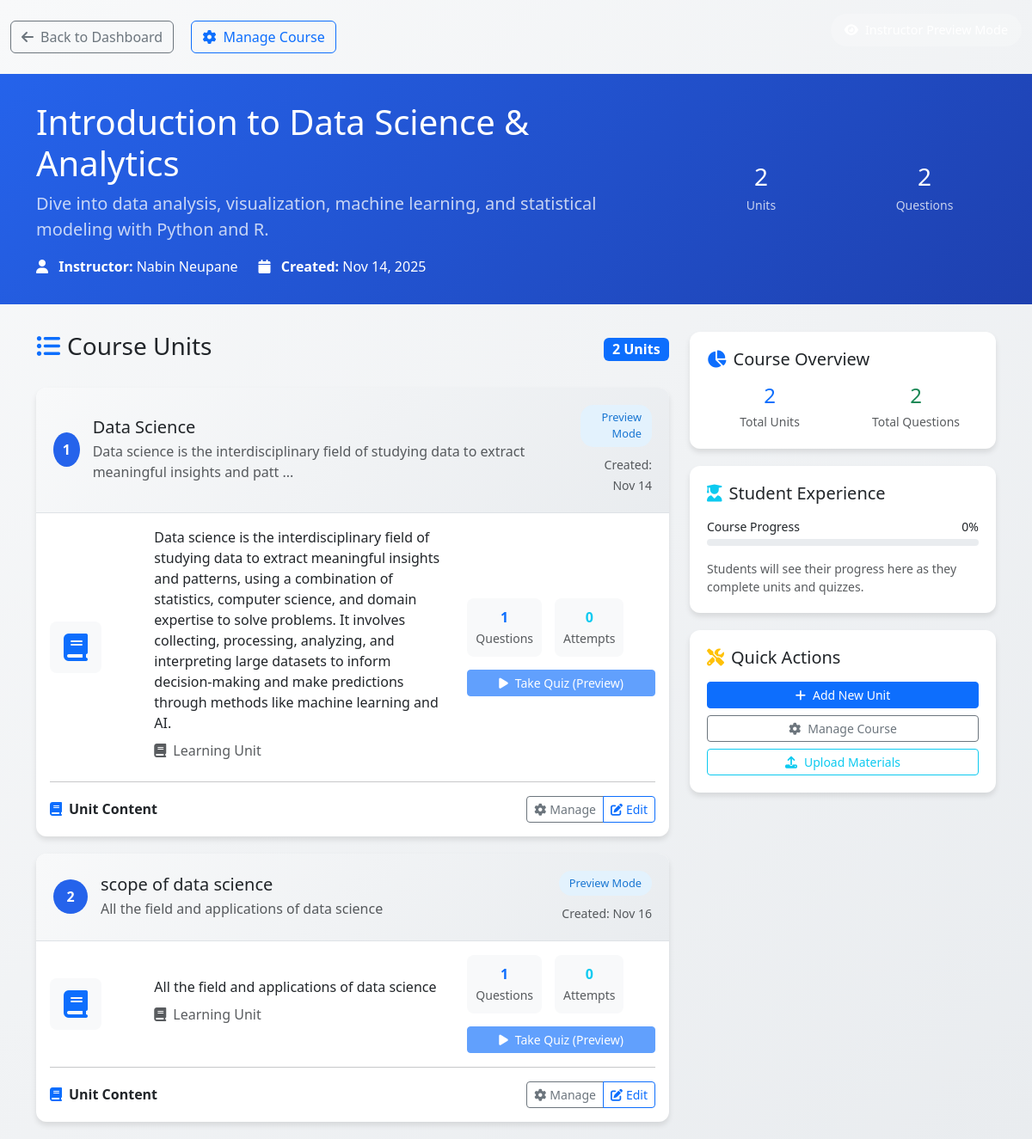
/Instructor/preview_course.php?course_id=3 (signed in), run on the app's committed database.
### tables this page shows
CREATE TABLE `courses` (
  `course_id` int(11) NOT NULL,
  `instructor_id` int(11) NOT NULL,
  `category_id` int(11) DEFAULT NULL,
  `title` varchar(200) NOT NULL,
  `description` text DEFAULT NULL,
  `short_description` varchar(500) DEFAULT NULL,
  `thumbnail` varchar(255) DEFAULT NULL,
  `price` decimal(10,2) DEFAULT 0.00,
  `duration_hours` int(11) DEFAULT NULL,
  `difficulty_level` enum('beginner','intermediate','advanced') DEFAULT 'beginner',
  `status` enum('draft','published','archived') DEFAULT 'draft',
  `featured` tinyint(1) DEFAULT 0,
  `created_at` timestamp NOT NULL DEFAULT current_timestamp(),
  `updated_at` timestamp NOT NULL DEFAULT current_timestamp() ON UPDATE current_timestamp()
);

CREATE TABLE `instructor` (
  `instructor_id` int(11) NOT NULL,
  `name` varchar(100) NOT NULL,
  `email` varchar(150) NOT NULL,
  `password` varchar(255) NOT NULL,
  `phone` varchar(20) DEFAULT NULL,
  `bio` text DEFAULT NULL,
  `expertise` varchar(255) DEFAULT NULL,
  `profile_image` varchar(255) DEFAULT NULL,
  `status` enum('active','inactive','suspended') DEFAULT 'active',
  `created_at` timestamp NOT NULL DEFAULT current_timestamp(),
  `updated_at` timestamp NOT NULL DEFAULT current_timestamp() ON UPDATE current_timestamp()
);

CREATE TABLE `course_units` (
  `unit_id` int(11) NOT NULL,
  `course_id` int(11) NOT NULL,
  `title` varchar(200) NOT NULL,
  `description` text DEFAULT NULL,
  `order_index` int(11) DEFAULT 0,
  `created_at` timestamp NOT NULL DEFAULT current_timestamp()
);

### Instructor/preview_course.php (the view, shortened to what this page needs)
<?php
$db = getDB();
$instructor_id = $_SESSION['user_id'];
$course_id = isset($_GET['course_id']) ? (int)$_GET['course_id'] : 0;
$courseCheck = $db->prepare("
    SELECT c.*, i.name as instructor_name
    FROM courses c
    LEFT JOIN instructor i ON c.instructor_id = i.instructor_id
    WHERE c.course_id = ? AND c.instructor_id = ?
");
$courseCheck->bind_param("ii", $course_id, $instructor_id);
$courseCheck->execute();
$courseResult = $courseCheck->get_result();
$course = $courseResult->fetch_assoc();
$units = [];
$unitsStmt = $db->prepare("
    SELECT
        cu.unit_id,
        cu.title,
        cu.description,
        cu.created_at,
        COUNT(DISTINCT uq.question_id) as question_count
    FROM course_units cu
    LEFT JOIN unit_questions uq ON cu.unit_id = uq.unit_id AND uq.is_active = 1
    WHERE cu.course_id = ?
    GROUP BY cu.unit_id
    ORDER BY cu.created_at ASC
");
if ($unitsStmt) {
    $unitsStmt->bind_param("i", $course_id);
    $unitsStmt->execute();
    $result = $unitsStmt->get_result();
    while ($row = $result->fetch_assoc()) {
        $units[] = $row;
    }
}
$totalUnits = count($units);
$totalQuestions = array_sum(array_column($units, 'question_count'));
?>
<!DOCTYPE html>
<html lang="en">
<head>
    <link href="https://cdn.jsdelivr.net/npm/bootstrap@5.3.3/dist/css/bootstrap.min.css" rel="stylesheet">
    <link rel="stylesheet" href="https://cdnjs.cloudflare.com/ajax/libs/font-awesome/6.5.0/css/all.min.css">
</head>
<body>
    <div class="container-fluid">
        <div class="row">
            <div class="col-12">
                <div class="d-flex justify-content-between align-items-center py-3">
                    <div>
                        <a href="instructor_dashboard.php" class="btn btn-outline-secondary me-3">
                            <i class="fas fa-arrow-left me-2"></i>Back to Dashboard
                        </a>
                        <a href="viewcourse.php?course_id=<?php echo $course_id; ?>" class="btn btn-outline-primary">
                            <i class="fas fa-cog me-2"></i>Manage Course
                        </a>
                    </div>
                    <div class="preview-badge">
                        <i class="fas fa-eye me-2"></i>Instructor Preview Mode
                    </div>
                </div>
            </div>
        </div>
    </div>
    <div class="preview-header">
        <div class="container">
            <div class="row align-items-center">
                <div class="col-lg-8">
                    <h1 class="display-6 mb-2"><?php echo htmlspecialchars($course['title']); ?></h1>
                    <p class="lead mb-3 opacity-75"><?php echo htmlspecialchars($course['description']); ?></p>
                    <div class="d-flex align-items-center gap-4">
                        <div>
                            <i class="fas fa-user me-2"></i>
                            <strong>Instructor:</strong> <?php echo htmlspecialchars($course['instructor_name']); ?>
                        </div>
                        <div>
                            <i class="fas fa-calendar me-2"></i>
                            <strong>Created:</strong> <?php echo date('M j, Y', strtotime($course['created_at'])); ?>
                        </div>
                    </div>
                </div>
                <div class="col-lg-4 text-lg-end">
                    <div class="row text-center">
                        <div class="col-6">
                            <div class="h3 mb-1"><?php echo $totalUnits; ?></div>
                            <small class="opacity-75">Units</small>
                        </div>
                        <div class="col-6">
                            <div class="h3 mb-1"><?php echo $totalQuestions; ?></div>
                            <small class="opacity-75">Questions</small>
                        </div>
                    </div>
                </div>
            </div>
        </div>
    </div>
    <div class="container">
        <div class="row">
            <div class="col-lg-8">
                <div class="d-flex justify-content-between align-items-center mb-4">
                    <h3>
                        <i class="fas fa-list-ul me-2 text-primary"></i>Course Units
                    </h3>
                    <span class="badge bg-primary fs-6"><?php echo count($units); ?> Units</span>
                </div>
                <?php if (empty($units)): ?>
                    <div class="card unit-card">
                        <div class="card-body empty-state">
                            <i class="fas fa-layer-group fa-4x mb-4"></i>
                            <h4>No Units Available</h4>
                            <p class="mb-4">This course doesn't have any units yet. Students will see this message until you add units.</p>
                            <a href="create_unit.php?course_id=<?php echo $course_id; ?>" class="btn btn-primary">
                                <i class="fas fa-plus me-2"></i>Create First Unit
                            </a>
                        </div>
                    </div>
                <?php else: ?>
                    <?php foreach ($units as $index => $unit): ?>
                        <?php
                        $hasQuestions = $unit['question_count'] > 0;
                        ?>
                        <div class="card unit-card">
                            <div class="unit-header">
                                <div class="d-flex align-items-center justify-content-between">
                                    <div class="d-flex align-items-center">
                                        <div class="unit-number"><?php echo $index + 1; ?></div>
                                        <div>
                                            <h5 class="mb-1"><?php echo htmlspecialchars($unit['title']); ?></h5>
                                            <p class="text-muted mb-0">
                                                <?php echo htmlspecialchars(substr($unit['description'] ?? '', 0, 100)); ?>
                                                <?php echo strlen($unit['description'] ?? '') > 100 ? '...' : ''; ?>
                                            </p>
                                        </div>
                                    </div>
                                    <div class="text-end">
                                        <div class="unit-status status-preview mb-2">
                                            Preview Mode
                                        </div>
                                        <small class="text-muted">
                                            Created: <?php echo date('M j', strtotime($unit['created_at'])); ?>
                                        </small>
                                    </div>
                                </div>
                            </div>
                            <div class="card-body">
                                <div class="row align-items-center">
                                    <div class="col-md-2">
                                        <div class="media-preview">
                                            <i class="fas fa-book fa-2x text-primary"></i>
                                        </div>
                                    </div>
                                    <div class="col-md-6">
                                        <?php if (!empty($unit['description'])): ?>
                                            <p class="mb-2"><?php echo htmlspecialchars($unit['description']); ?></p>
                                        <?php else: ?>
                                            <p class="mb-2 text-muted">No description available</p>
                                        <?php endif; ?>
                                        <div class="d-flex align-items-center gap-2 mb-2">
                                            <i class="fas fa-book text-muted"></i>
                                            <span class="text-muted">Learning Unit</span>
                                        </div>
                                    </div>
                                    <div class="col-md-4">
                                        <?php if ($hasQuestions): ?>
                                            <div class="quiz-stats">
                                                <div class="stat-box">
                                                    <div class="fw-bold text-primary"><?php echo $unit['question_count']; ?></div>
                                                    <small class="text-muted">Questions</small>
                                                </div>
                                                <div class="stat-box">
                                                    <div class="fw-bold text-info">0</div>
                                                    <small class="text-muted">Attempts</small>
                                                </div>
                                            </div>
                                            <div class="d-grid gap-2">
                                                <button class="btn btn-primary btn-sm" disabled>
                                                    <i class="fas fa-play me-2"></i>Take Quiz (Preview)
                                                </button>
                                            </div>
                                        <?php endif; ?>
                                    </div>
                                </div>
                                <hr>
                                <div class="d-flex align-items-center justify-content-between">
                                    <span class="fw-semibold">
                                        <i class="fas fa-book me-2 text-primary"></i>Unit Content
                                    </span>
                                    <div class="btn-group" role="group">
                                        <a href="manage_unit_questions.php?unit_id=<?php echo $unit['unit_id']; ?>"
                                           class="btn btn-outline-secondary btn-sm">
                                            <i class="fas fa-cog me-1"></i>Manage
                                        </a>
                                        <a href="create_unit.php?course_id=<?php echo $course_id; ?>&edit_unit=<?php echo $unit['unit_id']; ?>"
                                           class="btn btn-outline-primary btn-sm">
                                            <i class="fas fa-edit me-1"></i>Edit
                                        </a>
                                    </div>
                                </div>
                            </div>
                        </div>
                    <?php endforeach; ?>
                <?php endif; ?>
            </div>
            <div class="col-lg-4">
                <div class="progress-sidebar">
                    <div class="progress-card">
                        <h5 class="mb-3">
                            <i class="fas fa-chart-pie me-2 text-primary"></i>Course Overview
                        </h5>
                        <div class="row text-center">
                            <div class="col-6">
                                <div class="h4 text-primary mb-1"><?php echo $totalUnits; ?></div>
                                <small class="text-muted">Total Units</small>
                            </div>
                            <div class="col-6">
                                <div class="h4 text-success mb-1"><?php echo $totalQuestions; ?></div>
                                <small class="text-muted">Total Questions</small>
                            </div>
                        </div>
                    </div>
                    <div class="progress-card">
                        <h5 class="mb-3">
                            <i class="fas fa-user-graduate me-2 text-info"></i>Student Experience
                        </h5>
                        <div class="mb-3">
                            <div class="d-flex justify-content-between mb-1">
                                <small>Course Progress</small>
                                <small>0%</small>
                            </div>
                            <div class="progress" style="height: 8px;">
                            </div>
                        </div>
                        <p class="text-muted small mb-0">
                            Students will see their progress here as they complete units and quizzes.
                        </p>
                    </div>
                    <div class="progress-card">
                        <h5 class="mb-3">
                            <i class="fas fa-tools me-2 text-warning"></i>Quick Actions
                        </h5>
                        <div class="d-grid gap-2">
                            <a href="create_unit.php?course_id=<?php echo $course_id; ?>" class="btn btn-primary btn-sm">
                                <i class="fas fa-plus me-2"></i>Add New Unit
                            </a>
                            <a href="viewcourse.php?course_id=<?php echo $course_id; ?>" class="btn btn-outline-secondary btn-sm">
                                <i class="fas fa-cog me-2"></i>Manage Course
                            </a>
                            <a href="../Materials/upload_material.php?course_id=<?php echo $course_id; ?>" class="btn btn-outline-info btn-sm">
                                <i class="fas fa-upload me-2"></i>Upload Materials
                            </a>
                        </div>
                    </div>
                </div>
            </div>
        </div>
    </div>
</body>
</html>

### data on the page
courses: title "Introduction to Data Science & Analytics", description "Dive into data analysis, visualization, machine learning, and statistical modeling with Python and R.", instructor.name "Nabin Neupane", created_at "Nov 14, 2025"
course_units: title "Data Science", description "Data science is the interdisciplinary field of studying data to extract meaningful insights and patt", created_at "Nov 14", description "Data science is the interdisciplinary field of studying data to extract meaningful insights and patterns, using a combination of statistics, computer science, and domain expertise to solve problems. It involves collecting, processing, analyzing, and interpreting large datasets to inform decision-making and make predictions through methods like machine learning and AI.", question_count "1"
course_units: title "scope of data science", description "All the field and applications of data science", created_at "Nov 16", question_count "1"

### other printed values
$totalUnits "2"
$totalQuestions "2"
count($units) "2"
